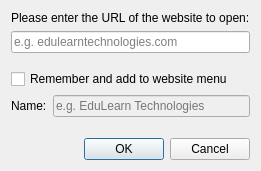
<?xml version="1.0" encoding="UTF-8"?>
<ui version="4.0">
 <author>Tobias Junghans</author>
 <class>OpenWebsiteDialog</class>
 <widget class="QDialog" name="OpenWebsiteDialog">
  <property name="windowTitle">
   <string>Open website</string>
  </property>
  <layout class="QGridLayout" name="gridLayout">
   <item row="4" column="1">
    <widget class="QLineEdit" name="presetNameEdit">
     <property name="enabled">
      <bool>false</bool>
     </property>
     <property name="placeholderText">
      <string>e.g. EduLearn Technologies</string>
     </property>
    </widget>
   </item>
   <item row="3" column="0" colspan="2">
    <widget class="QCheckBox" name="rememberCheckBox">
     <property name="text">
      <string>Remember and add to website menu</string>
     </property>
    </widget>
   </item>
   <item row="2" column="0" colspan="2">
    <spacer name="verticalSpacer">
     <property name="orientation">
      <enum>Qt::Vertical</enum>
     </property>
     <property name="sizeHint" stdset="0">
      <size>
       <width>20</width>
       <height>10</height>
      </size>
     </property>
    </spacer>
   </item>
   <item row="6" column="0" colspan="2">
    <widget class="QDialogButtonBox" name="buttonBox">
     <property name="standardButtons">
      <set>QDialogButtonBox::Cancel|QDialogButtonBox::Ok</set>
     </property>
    </widget>
   </item>
   <item row="1" column="0" colspan="2">
    <widget class="QLineEdit" name="websiteLineEdit">
     <property name="placeholderText">
      <string>e.g. edulearntechnologies.com</string>
     </property>
    </widget>
   </item>
   <item row="0" column="0" colspan="2">
    <widget class="QLabel" name="label_3">
     <property name="text">
      <string>Please enter the URL of the website to open:</string>
     </property>
    </widget>
   </item>
   <item row="4" column="0">
    <widget class="QLabel" name="label">
     <property name="text">
      <string>Name:</string>
     </property>
    </widget>
   </item>
   <item row="5" column="0" colspan="2">
    <spacer name="verticalSpacer_2">
     <property name="orientation">
      <enum>Qt::Vertical</enum>
     </property>
     <property name="sizeHint" stdset="0">
      <size>
       <width>20</width>
       <height>15</height>
      </size>
     </property>
    </spacer>
   </item>
  </layout>
 </widget>
 <tabstops>
  <tabstop>websiteLineEdit</tabstop>
  <tabstop>rememberCheckBox</tabstop>
  <tabstop>presetNameEdit</tabstop>
 </tabstops>
 <resources>
  <include location="desktopservices.qrc"/>
 </resources>
 <connections>
  <connection>
   <sender>buttonBox</sender>
   <signal>accepted()</signal>
   <receiver>OpenWebsiteDialog</receiver>
   <slot>accept()</slot>
   <hints>
    <hint type="sourcelabel">
     <x>199</x>
     <y>384</y>
    </hint>
    <hint type="destinationlabel">
     <x>199</x>
     <y>206</y>
    </hint>
   </hints>
  </connection>
  <connection>
   <sender>buttonBox</sender>
   <signal>rejected()</signal>
   <receiver>OpenWebsiteDialog</receiver>
   <slot>reject()</slot>
   <hints>
    <hint type="sourcelabel">
     <x>199</x>
     <y>384</y>
    </hint>
    <hint type="destinationlabel">
     <x>199</x>
     <y>206</y>
    </hint>
   </hints>
  </connection>
  <connection>
   <sender>rememberCheckBox</sender>
   <signal>toggled(bool)</signal>
   <receiver>presetNameEdit</receiver>
   <slot>setEnabled(bool)</slot>
   <hints>
    <hint type="sourcelabel">
     <x>225</x>
     <y>273</y>
    </hint>
    <hint type="destinationlabel">
     <x>225</x>
     <y>315</y>
    </hint>
   </hints>
  </connection>
 </connections>
</ui>
